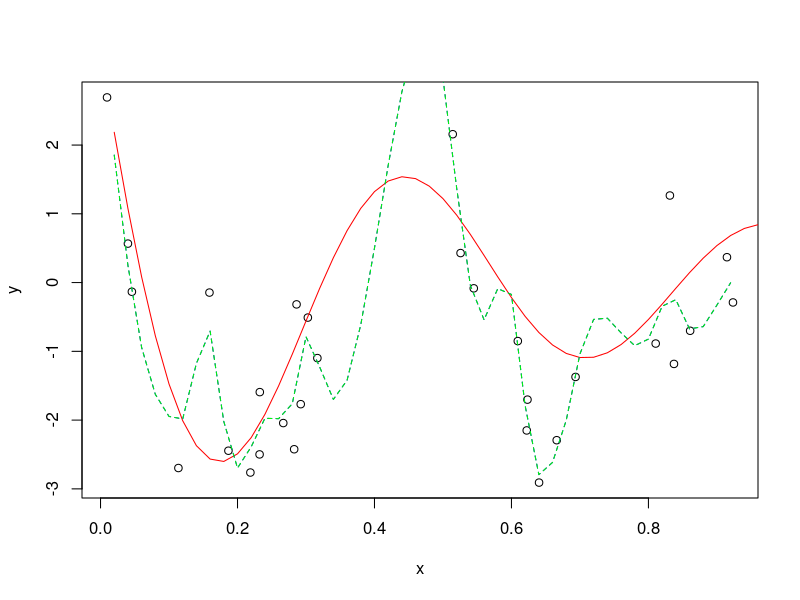

The R script that drew this image:
## ---- chunk 1
get_diag = function(x, span) {
  # x: n-by-1 feature vector
  # span: numerical value for span
  
  n = length(x)
  
  # return vector d (diagonal)
  d = rep(0, n)
  
  # Smoothing matrix S
  S = diag(n)
  
  # Algorithm
  for(i in 1:n) {
    fit = loess(S[ , i] ~ x, span=span)
    y_hat = fit$fitted
    d[i] = y_hat[i]
  }
  
  return(d)
}
## ---- chunk 2
span_value_iter = function(x, y, span) {
  n = length(x)
  spans = length(span)
  
  # return value vectors
  cv = rep(0, spans)
  gcv = rep(0, spans)
  
  # Iterate over the span values
  for(s in 1:spans) {
    # For each span, calculate cv and gcv values
    # First, fit the loess model
    fit = loess(y ~ x, span=s)
    residuals = fit$residuals
    d = get_diag(x, s)
    
    # intermediate calculations for cv and gcv
    # https://liangfgithub.github.io/Notes/lec_W5_NonlinearRegression.pdf slide 33
    tr = sum(d)
    sse = sum(residuals ^ 2)
    
    # calculate cv
    cv[s] = sum((residuals / (1 - d))^2) / n
    
    # calculate gcv
    gcv[s] = sse / (n * (1 - (tr / n)) ^ 2)
  }
  
  return(list(cv = cv, gcv = gcv))
}
## ---- chunk 3
part1_data = read.csv("Coding3_Data.csv")
test_span = c(0.2, 0.25, 0.3, 0.35, 0.4, 0.45, 0.5, 0.55, 0.6, 0.65, 0.7, 0.75, 0.8, 0.85, 0.9)
result = span_value_iter(part1_data$x, part1_data$y, test_span)

# Report cv, gcv values
output = data.frame(CV = result$cv, GCV = result$gcv, span = test_span)
output

# Optimal cv values
cv_opt = output$span[output$CV == min(output$CV)]
cv_opt

# Optimal gcv values
gcv_opt = output$span[output$GCV == min(output$GCV)]
gcv_opt

# Plot curve
# Data + Control curve
plot(part1_data$x, part1_data$y, xlab="x", ylab="y")

fx = 1:50/50
fy = sin(12*(fx + 0.2)) / (fx + 0.2)
lines(fx, fy, col="red")

# My curve - cv
cv_f = loess(y ~ x, part1_data, span=cv_opt)
lines(fx, predict(cv_f, data.frame(x = fx)), lty=2, col="blue")

# My curve - gcv
gcv_f = loess(y ~ x, part1_data, span=gcv_opt)
lines(fx, predict(gcv_f, data.frame(x = fx)), lty=2, col="green")
